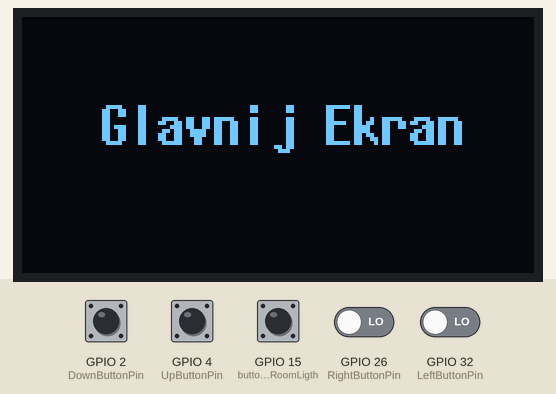
This program was run on a simulated ESP32. On the bench: 128×64 one-colour display. Inputs (shaded band) come from the test bench; at power-on: GPIO 2 (DownButtonPin), GPIO 4 (UpButtonPin), GPIO 15 (buttonPin_RoomLigth), GPIO 26 (RightButtonPin), GPIO 32 (LeftButtonPin) LOW. What the program prints to the serial monitor is not drawn.

Above: at 1.2 s.
1.3 s: GPIO 26 (RightButtonPin) driven HIGH and GPIO 32 (LeftButtonPin) driven HIGH
At 3.6 s:
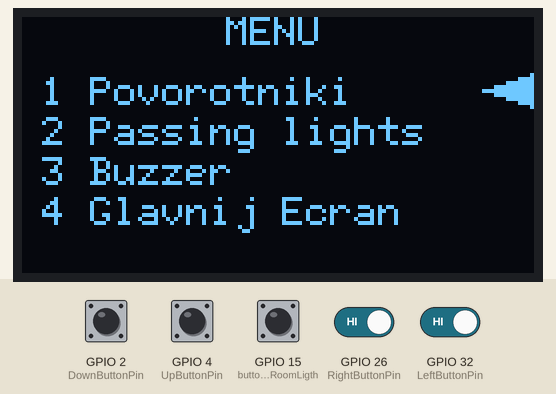
4.0 s: GPIO 4 (UpButtonPin) pulled HIGH for 0.15 s
At 5.3 s:
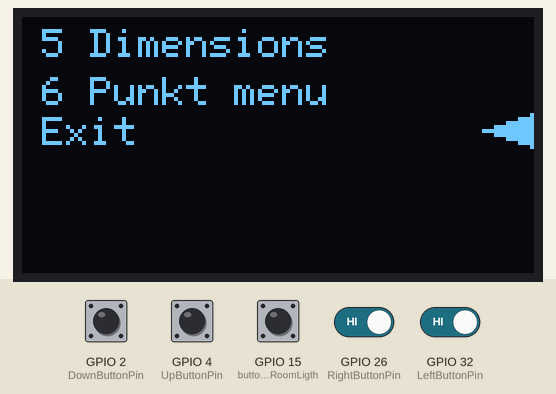
5.6 s: GPIO 4 (UpButtonPin) pulled HIGH for 0.15 s
At 6.6 s:
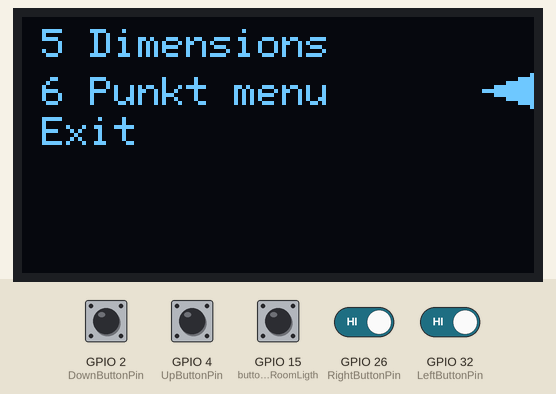
Timing chart, 0 to 8.6 s (numbered marks = the images above; inputs shaded):
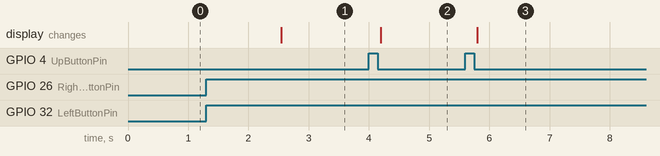

The program:

main.cpp
```cpp
// 13.10.2020 Романовский И С. Зелёный пульт на стол. Код для Esp32. Меню. Отдельная кнопка ВКЛ/ВЫКЛ свет в комнате. Чтение 4х кнопок.

#include <Arduino.h>

#include <ReadAndSendCommand__RoomLigth.h> //Чтение кнопки и отсылка команды на свет

#include <DrawDisplay.h> //Отрисовка картинки на дисплее

//#include <ButtonsVars.h> // Переменные для обработки кнопки свет комната
#include "DebounceUpDown.h"      // Обработка вертикальных кнопок
#include "DebounceLeftRight.h"    // Обработка вертикальных кнопок


void GlobalPrint();
void MenuData();
//#include "GlobalPrint.h"

// Переменные используемые поворотниками
bool change101 = false; // Флаг что кнопка нажата и значение изменилось
unsigned long timing101;  //для задержки в 500 мсек в 1.1 (101)
// Переменные используемые поворотниками

// Переменные которые мы изменяем из меню. Которые и влияют на работу системы
bool DrawPovorotniki = false; // 4.1
bool ActivateDayLight = false; // 5.1
// Переменные которые мы изменяем из меню. Которые и влияют на работу системы
void setup() {
  Serial.begin(115200); // Debug

  // Send 433 Light
    Serial2.begin(4800,SERIAL_8N1,16,17);//rx tx
  // Send 433 Light

  // Кнопка
    pinMode(15, INPUT_PULLDOWN); //const int buttonPin_RoomLigth;
    PinMode();// Вход клавиатуры кнопок
  // Кнопка

  DisplayInit(); //Прописываем тип дисплея,модель. Тип соединения и пины.
}


void loop() {
  ReadAndSendCommand__RoomLigth(); // Чтение сост кнопки [СВЕТ КОМНАТА].  Отправка команды на вкл-выкл света при нажатии на кнопку

  MenuData();
  DrawDisplay();

  DebounceV2(UpButtonPin,buttonState4,lastButtonState4,lastDebounceTime4,debounceDelay4,MinusUP4,OneRazFirstTimePressed4,TimePressed4,FirstTimePressed4);//Обработка нажатия вверх +
  DebounceV2(DownButtonPin,buttonState2,lastButtonState2,lastDebounceTime2,debounceDelay2,MinusUP2,OneRazFirstTimePressed2,TimePressed2,FirstTimePressed2);

  Debounce(RightButtonPin,buttonState26,lastbuttonState26,lastDebounceTime26,debounceDelay26);//Обработка нажатия вверх
  Debounce(LeftButtonPin, buttonState32,lastbuttonState32,lastDebounceTime32,debounceDelay32);//Обработка нажатия вверх

  GlobalPrint();
}


//extern int8_t CountBlinkOnIntModeR;
void GlobalPrint(){

Serial.print(" MenuLayer:" );Serial.print(MenuLayer );
Serial.print(" PositionUpCount:" );   Serial.print(PositionUpCount );


Serial.print(" PositionRightCount:" );Serial.print(PositionRightCount );
    /*
Serial.print(" saveBlink3_1:" );Serial.print(saveBlink3_1 );

Serial.print(" OldPositionRightCount(Auto):" );   Serial.print(OldPositionRightCount );

//Serial.print(" OldPositionRightCount:" );Serial.print(OldPositionRightCount);
Serial.print(" OldPositionRightCountInt:" );Serial.print(OldPositionRightCountInt);
*/
//Serial.print(" AutomaticModeActivateR:" );Serial.print(AutomaticModeActivateR );
//Serial.print(" PovorotOnRight:" );Serial.print(PovorotOnRight);
 //Serial.print(" CountBlinkOnIntModeR:" );Serial.print(CountBlinkOnIntModeR);
//Serial.print(" OnSound:" );Serial.print(OnSound );

//Serial.print(" BrightnessDayLight" );Serial.print(BrightnessDayLight );

//Serial.print(" BrightnessInEcoMode255:" );Serial.print(BrightnessInEcoMode255); //L -1 ;B - 0;
//Serial.print(" TactPovorotnikiToLightOrBeep:" );Serial.print(TactPovorotnikiToLightOrBeep);
Serial.println();
// Serial.print(" AftherOn:" );Serial.print(AftherOn);
//Serial.print(" Perebor:" );Serial.print(Perebor );
/*


Serial.print(" beginIntModeBlinkL:" );Serial.print(beginIntModeBlinkL );
*/
//Serial.println();
}


extern bool OneRazMLayerMin1;
extern unsigned long FirstZamerMLayerMin1_Val;
extern int CirclY;
void MenuData(){
  // Главный экран
  if(MenuLayer==-1){
    // Обработка входа в главное меню
      if( (digitalRead(RightButtonPin)==HIGH) && (digitalRead(LeftButtonPin)==HIGH) ){ //Если нажаты левая и правая кнопки одновременно

          // Один раз замерять текущее время
          if(OneRazMLayerMin1 == false){ FirstZamerMLayerMin1_Val = millis();OneRazMLayerMin1 = true;}
          // Один раз замерять текущее время

          // Если текущее время - замерянное больше 2х секунд. То войти в меню
          if(millis() - FirstZamerMLayerMin1_Val >1200){
              MenuLayer=0;PositionUpCount=1;PositionRightCount=0; // Войти в меню
              // OffPovorotniki = true; //Выставить флаг погасить поворотник при входе в меню
          }
          // Если текущее время - замерянное больше 2х секунд. То войти в меню
      }
      else{OneRazMLayerMin1=false;}
    // Обработка входа в главное меню

  }
  // Главный экран

  // Ползаем по главному меню
if(MenuLayer==0 || MenuLayer==1){
  //RightInt=false; // Cкидываем чтоб после того как выходим из меню в главный экран не включался правый поворотник
  if(ActivateDayLight!=1){ // Если не включён режим day light (чтоб не было мерцания)
    //PovorotnikiRightOff(); PovorotnikiLeftOff();           //Защита от загорания при переходе в главное меню из int mode
  }
  //beginIntModeBlinkR = false; beginIntModeBlinkL = false;//Защита от загорания при переходе в главное меню из int mode

  //PovorotOnRight=false; // Чтоб при выходе из меню в главный экран не загорался поворотник
  if(PositionUpCount == 0){PositionUpCount = 7;} // Ограничить вертикальный ползунок при движении вверх
  if(PositionUpCount > 7){PositionUpCount = 7;} // Ограничить вертикальный ползунок при движении вниз

  if(PositionUpCount==1){   CirclY = 18; //MenuLayer=0;
                            if( PositionRightCount == 1){ MenuLayer=10;  PositionUpCount=50; }
  }
  if(PositionUpCount==2){   CirclY = 29; //MenuLayer=0;
                            if( PositionRightCount == 1){ MenuLayer=20;  PositionUpCount=100; }
                        }
  if(PositionUpCount==3){   CirclY = 39; //MenuLayer=0;
                            if( PositionRightCount == 1){ MenuLayer=30;  PositionUpCount=100; }
                        }
  if(PositionUpCount==4){   CirclY = 48; MenuLayer=0;
                            if(PositionRightCount == 1) { MenuLayer = 40;PositionUpCount=1; }
                        }
  if(PositionUpCount==5){   CirclY = 8;  MenuLayer=1;
                            if(PositionRightCount == 1) {MenuLayer = 50;PositionUpCount=100;}
                        }
  if(PositionUpCount==6){   CirclY = 18; MenuLayer=1;
                            if(PositionRightCount == 1) {PositionRightCount=0;} // Заглушка
                        }
  if(PositionUpCount==7){   CirclY = 28; MenuLayer=1;  // exit
                            if( PositionRightCount == 1){ // Если мы жмякаем в правую сторону на exit
                              MenuLayer=-1;
                              //OffPovorotniki = true;
                              //timingOffPovorotniki=millis();
                              //PovorotOnRight=true;
                              //PositionRightCount = OldPositionRightCountInt; // Чтоб убрать баги с морганием при выходе из меню интеллигент режим
                            } // Выключить поворотники при выходе из меню
                            if( PositionRightCount == -1){ // Если мы жмякаем в левую сторону на exit
                              MenuLayer=-1;
                              // OffPovorotniki = true; timingOffPovorotniki=millis();
                              //PovorotOnRight=true;
                              //PositionRightCount = OldPositionRightCountInt; // Чтоб убрать баги с морганием при выходе из меню интеллигент режим
                            } // Выключить поворотники при выходе из меню
                        }


}
// Ползаем по главному меню
}
```

ButtonsVars.h
```cpp
// Начнем с директив препроцессора. ADD_H – это произвольное уникальное имя (обычно используется имя заголовочного файла)
#ifndef ButtonsVars_H
#define ButtonsVars_H


// Параметры кнопки вкл/выкл свет комната
const int buttonPin_RoomLigth = 15;    // the number of the pushbutton pin
bool buttonState_RoomLigth;
bool ledState_RoomLigth = 0;         // the current state of the output pin
            // the current reading from the input pin
bool lastButtonState_RoomLigth = 0;   // the previous reading from the input pin

unsigned long lastDebounceTime_RoomLigth = 0;  // the last time the output pin was toggled
unsigned long debounceDelay_RoomLigth = 50;    // the debounce time; increase if the output flickers
// Параметры кнопки вкл/выкл свет комната


#endif
```

DrawDisplay.h
```cpp
#ifndef DrawDisp_H
#define DrawDisp_H


void DisplayInit();
void DrawDisplay();


#endif
```

ButtonsVars.cpp
```cpp
#include <Arduino.h>
//#include <ButtonsVars.h> // Переменные для обработки кнопки свет комната

#define DownButtonPin 2
#define UpButtonPin 4
#define RightButtonPin 26
#define LeftButtonPin 32
void PinMode(){
  pinMode(UpButtonPin,   INPUT_PULLDOWN); //Верх
  pinMode(DownButtonPin, INPUT_PULLDOWN); //Низ
  pinMode(LeftButtonPin, INPUT_PULLDOWN); //Влево  (Выйти на уровень назад)
  pinMode(RightButtonPin,INPUT_PULLDOWN); //Вправо (Войти в подменю)

  //pinMode(25,OUTPUT); // Буззер выход BUZZER_PIN
}
```

DebounceLeftRight.cpp
```cpp
#include <Arduino.h>
extern int16_t PositionUpCount;
extern int8_t PositionRightCount;
extern int8_t MenuLayer;
#define RightButtonPin 26
#define LeftButtonPin 32
#define UpButtonPin 4
#define DownButtonPin 2


extern bool DoubleL;
extern int8_t OldPositionRightCount;
void Debounce(const int8_t buttonPin,bool& buttonState,bool& lastButtonState,unsigned long& lastDebounceTime,uint8_t debounceDelay){
  bool reading = digitalRead(buttonPin);


  if (reading != lastButtonState) {
    lastDebounceTime = millis();
  }

  if ((millis() - lastDebounceTime) > debounceDelay) {

    if (reading != buttonState) {
        buttonState = reading;


      if (buttonState == HIGH) {

//        ledState = !ledState;
/*
        if(buttonPin == 2){
             // PositionUpCount++; //Ползунок по вертикали
            MinusUP=false;
        }
        if(buttonPin == 4){
            //if(  (TimePressed-FirstTimePressed) < 500  ){
            //PositionUpCount--; //Ползунок по горизонатали
            MinusUP=false;
        }
*/

        if(buttonPin == RightButtonPin){

                PositionRightCount++; //Ползунок по горизонатали

        }

        if(buttonPin == LeftButtonPin){
            //if(MenuLayer != -1){
                PositionRightCount--; //Ползунок по горизонатали
            //} PositionRightCount = OldPositionRightCount
        }
        // Ограничения
          if(MenuLayer!= -1){
              if( (PositionUpCount !=7 && MenuLayer ==0) || (PositionUpCount !=7 && MenuLayer ==1)  ){ // Если курсор не на строке exit
                PositionRightCount=constrain(PositionRightCount,0,25); //Ограничил щелчки влево. Чуствуется в корне меню
              }                        // Если курсор не на строке exit
          }
        // Ограничения

      }
    }
  }

  // set the LED:
  //digitalWrite(ledPin, ledState);


  // save the reading. Next time through the loop, it'll be the lastButtonState:
  lastButtonState = reading;

}
// <-
/*
if(digitalRead(buttonPin)==0){
  if( TimePressed-FirstTimePressed >0){
    Serial.print(" PositionUpCount:" );Serial.print( PositionUpCount );
    Serial.print(" TimePressed Podchet:" );Serial.print( TimePressed-FirstTimePressed );
    Serial.print(" MinusUP:" );Serial.println( MinusUP );
  }

  //Обработка кнопки вверх
  if(buttonPin == 4 && ( (TimePressed-FirstTimePressed) > 300)  ){
      if(MinusUP == false){
        PositionUpCount-=10;
        MinusUP = true;
      }
  }
  if(buttonPin == 4 && ( (TimePressed-FirstTimePressed) < 300)  ){
      if(MinusUP == false){
        PositionUpCount-=1;
        MinusUP = true;
      }
  }
  //Обработка кнопки вверх
  */
  //Обработка кнопки вниз
  /*
  if(buttonPin == 2 && ( (TimePressed-FirstTimePressed) > 300)  ){
      if(MinusUP == false){
        PositionUpCount+=10;
        MinusUP = true;
      }
  }
  if(buttonPin == 2 && ( (TimePressed-FirstTimePressed) < 300)  ){
      if(MinusUP == false){
        PositionUpCount+=1;
        MinusUP = true;
      }
  }
  */
  //Обработка кнопки вниз


// <-
```

DebounceLeftRight.h
```cpp
#include <Arduino.h>
// Начнем с директив препроцессора. ADD_H – это произвольное уникальное имя (обычно используется имя заголовочного файла)
#ifndef DebounceLeftRight_H
#define DebounceLeftRight_H

#define DownButtonPin 2
#define UpButtonPin 4
#define RightButtonPin 26
#define LeftButtonPin 32


// А это уже содержимое заголовочного файла
//int add(int x, int y); // прототип функции add() (не забывайте точку с запятой в конце!)
 void Debounce(const int8_t buttonPin,bool& buttonState,bool& lastButtonState,unsigned long& lastDebounceTime,uint8_t debounceDelay);
 //void DebounceV2(const int8_t buttonPin);

 //void PinMode();
// Заканчиваем директивой препроцессора
#endif
```

DrawDisplay.cpp
```cpp
#include <DrawDisplay.h>
// Блок экран
#include <U8g2lib.h>

  #ifdef U8X8_HAVE_HW_SPI
  #include <SPI.h>
  #endif
  //U8G2_SSD1306_128X64_NONAME_F_4W_SW_SPI u8g2(U8G2_R0,  22, 21,  12,  14, 23); (U8G2_R0, /* clock=*/ 22, /* data=*/ 21, /* cs=*/ 12, /* dc=*/ 14, /* reset=*/ 23);
  U8G2_SSD1309_128X64_NONAME0_F_4W_SW_SPI u8g2(U8G2_R0,  22, 21,  12,  14, 23);
// Блок экран


void DisplayInit(){
  // Блок экран
    u8g2.begin();
    u8g2.setFont(u8g2_font_6x10_tr);
  // Блок экран
}

#include "MenuVariables_PrototypeFunc.h" //Переменные для работы меню и Прототипы функий SaveBlink
extern bool DrawPovorotniki;

void DrawDisplay(){  // oled 2.42 ssd 1309

      if (MenuLayer == -1){ // Отрисовка поворотника + Писк
          u8g2.clearBuffer();          // clear the internal memory


          if(DrawPovorotniki==false){
            u8g2.setFont(u8g2_font_7x14B_tr);
            u8g2.drawStr(20, 35-3, "Glavnij Ekran");  //u8g2.drawStr(35+10, 40-3, "Off");
          }
          if(DrawPovorotniki == true){ // Если включена отрисовка поворотников то рисуем стрелочки

          // Проигрывание звука вызванного работой поворотников

          }
          u8g2.sendBuffer();          // transfer internal memory to the display
      }
       if (MenuLayer == 0 ) {
          u8g2.clearBuffer();          // clear the internal memory
          u8g2.setFont(u8g2_font_6x12_tr);
          u8g2.drawStr(45, 7, " MENU"); // write something to the internal memory
          u8g2.drawStr(5, 25-3, "1 Povorotniki"); // write something to the internal memory
          u8g2.drawStr(5, 35-3, "2 Passing lights"); // write something to the internal memory
          u8g2.drawStr(5, 45-3, "3 Buzzer");
          u8g2.drawStr(5, 55-3, "4 Glavnij Ecran"); // write something to the internal memory
          u8g2.drawTriangle(110+20,CirclY-5, 95+20,CirclY, 110+20,CirclY+5);
          u8g2.sendBuffer();          // transfer internal memory to the display
       }
      if (MenuLayer == 1 ) {
          u8g2.clearBuffer();          // clear the internal memory
          u8g2.setFont(u8g2_font_6x12_tr);

          u8g2.drawStr(5, 10,   "5 Dimensions"); // write something to the internal memory
          u8g2.drawStr(5, 25-3, "6 Punkt menu");// write something to the internal memory
          u8g2.drawStr(5, 35-3, "Exit ");
          u8g2.drawTriangle(110+20,CirclY-5, 95+20,CirclY, 110+20,CirclY+5);
          u8g2.sendBuffer();          // transfer internal memory to the display
      }

}
/*
  u8g2.setDisplayRotation(U8G2_R0);
  u8g2.setFlipMode(0);
  u8g2.drawStr(2,15,"Hello World Minecraft!");

  u8g2.drawFrame(0,0,u8g2.getDisplayWidth(),u8g2.getDisplayHeight() );

  u8g2.drawStr(2, 45, u8x8_u16toa(u8g2.getDisplayWidth(), 5));
  u8g2.drawStr(2, 60, u8x8_u16toa(u8g2.getDisplayHeight(), 5));
  u8g2.sendBuffer();
  */
 // Отрисовка меню


//  /*


//u8g2.clearDisplay();


    /*


      if (MenuLayer == -1){ // Отрисовка поворотника + Писк
          u8g2.clearBuffer();          // clear the internal memory


          if(DrawPovorotniki==false){
            u8g2.setFont(u8g2_font_7x14B_tr);
            u8g2.drawStr(20, 35-3, "Glavnij Ekran");  //u8g2.drawStr(35+10, 40-3, "Off");
          }
          if(DrawPovorotniki == true){ // Если включена отрисовка поворотников то рисуем стрелочки

          // Проигрывание звука вызванного работой поворотников

          }
          u8g2.sendBuffer();          // transfer internal memory to the display
      }


  u8g2.clearDisplay();
  u8g2.setFlipMode(1);
  draw("R0,F1");

  u8g2.clearDisplay();
  u8g2.setDisplayRotation(U8G2_R1);
  u8g2.setFlipMode(0);
  draw("R1,F0");
  u8g2.clearDisplay();
  u8g2.setFlipMode(1);
  draw("R1,F1");

  u8g2.clearDisplay();
  u8g2.setDisplayRotation(U8G2_R2);
  u8g2.setFlipMode(0);
  draw("R2,F0");
  u8g2.clearDisplay();
  u8g2.setFlipMode(1);
  draw("R2,F1");

  u8g2.clearDisplay();
  u8g2.setDisplayRotation(U8G2_R3);
  u8g2.setFlipMode(0);
  draw("R3,F0");
  u8g2.clearDisplay();
  u8g2.setFlipMode(1);
  draw("R3,F1");
 */

  
```

ReadAndSendCommand__RoomLigth.cpp
```cpp
#include <Arduino.h>

#include <ReadAndSendCommand__RoomLigth.h> // Прототип
#include <ButtonsVars.h> // Переменные для обработки кнопки свет комната

//#define PrintDebug
void ReadAndSendCommand__RoomLigth(){
    static int8_t Counter=0;//Чтоб отослать один раз команду на ВКЛ - ВЫКЛ

    // Кнопка
    bool reading = digitalRead(buttonPin_RoomLigth);
    #ifdef PrintDebug
    Serial.print("reading:");Serial.print(reading);
    #endif
    if (reading != lastButtonState_RoomLigth) {
      // reset the debouncing timer
      lastDebounceTime_RoomLigth = millis();
    }

    if ((millis() - lastDebounceTime_RoomLigth) > debounceDelay_RoomLigth) {

      if (reading != buttonState_RoomLigth) {
        buttonState_RoomLigth = reading;

        if (buttonState_RoomLigth == HIGH) {
          ledState_RoomLigth = !ledState_RoomLigth;
          if(ledState_RoomLigth==1){
            Counter=1;
          }
          else{
            Counter=2;
          }

        }
      }
  }


  // save the reading. Next time through the loop, it'll be the lastButtonState:
  lastButtonState_RoomLigth = reading;
  #ifdef PrintDebug
  Serial.print(" ledState:");Serial.print(ledState_RoomLigth);
  #endif
  // Кнопка


  if(Counter == 1){
    if(ledState_RoomLigth == true){

   for(int i=0;i<25;i++){
     Serial2.println("[Msg:On]");
   }
    }
    Counter=3; //stop transmitt
  }
  if(Counter ==2){
    if(ledState_RoomLigth == false){

      for(int i=0;i<20;i++){
        Serial2.println("[Msg:Off]");
      }
    }
    Counter=3; //stop transmitt

  }
  #ifdef PrintDebug
    Serial.print(" Counter:");Serial.println(Counter);
  #endif
}
```

Source omitted: DebounceUpDown.h (6761 bytes), nuVariables_PrototypeFunc.h (7481 bytes), dAndSendCommand__RoomLigth.h (583 bytes)

Measured:
- after the input at 1.3 s, the display: changes after 1.2 s (image 1)
- after the input at 4.0 s, the display: changes after 0.20 s (image 2)
- after the input at 5.6 s, the display: changes after 0.20 s (image 3)
